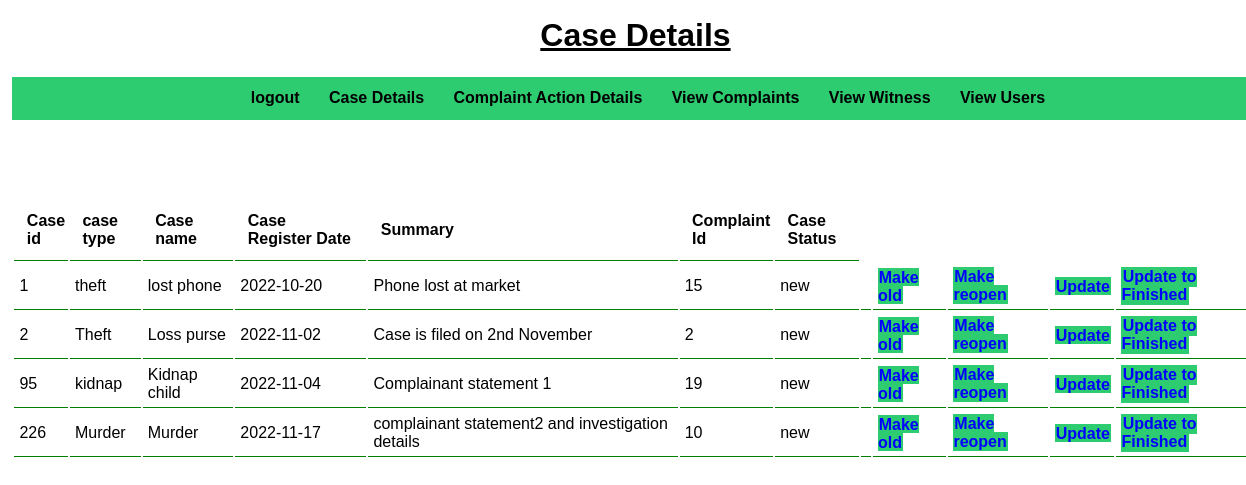
/view_cases1.php, run on the app's committed database.
### tables this page shows
CREATE TABLE `cases` (
  `caseid` int(11) NOT NULL,
  `case_status` varchar(10) NOT NULL,
  `case_type` varchar(15) NOT NULL,
  `case_name` varchar(50) NOT NULL,
  `register_date` date NOT NULL,
  `finished_date` date DEFAULT NULL,
  `summary` text NOT NULL,
  `complaint_id` int(11) NOT NULL
);

### view_cases1.php (the view, shortened to what this page needs)
<?php include('connection.php');?>
    <link rel="stylesheet" href="..\Css\admin.css">
<div class="main-content">
    <div class="wrapper">
        <h1 style='text-align:center'><u>Case Details</u></h1>
        <br>
        <div class="complaints">
           <div class="wrapper">
                <ul>
                    <li><a href="admin_login.php">logout</a></li>
                    <li><a href="view_cases1.php">Case Details</a></li>
                    <li><a href="complaint_action_details.php">Complaint Action Details</a></li>
                    <li><a href="view_complaints.php">View Complaints</a></li>
                    <li><a href="view_witness.php">View Witness</a></li>
                    <li><a href="view_users.php">View Users</a></li>
                </ul>
                </div>
        </div>
        <br>
        <br>
        <br>
        <br>
    <table cellpadding="pixels" cellspacing="pixels">
        <tr>
            <th>Case id</th>
            <th>case type</th>
            <th>Case name</th>
            <th>Case Register Date</th>
            <th>Summary</th>
            <th>Complaint Id</th>
            <th>Case Status</th>
    </tr>
     <?php
     $sql="select * from cases";
     $res=mysqli_query($conn,$sql);
     if($res==true)
     {
        $rows=mysqli_num_rows($res);
        if($rows>0)
        {
            while($rows=mysqli_fetch_assoc($res))
            {
                    $caseid=$rows['caseid'];
                    $case_type=$rows['case_type'];
                    $case_name=$rows['case_name'];
                    $register_date=$rows['register_date'];
                    $summary=$rows['summary'];
                    $complaint_id=$rows['complaint_id'];
                    $case_status=$rows['case_status'];
                    ?>
                      <tr>
                        <td><?php echo $caseid;?> </td>
                        <td><?php echo $case_type;?> </td>
                        <td><?php echo $case_name;?> </td>
                        <td><?php echo $register_date;?> </td>
                        <td><?php echo $summary;?> </td>
                        <td><?php echo $complaint_id;?> </td>
                        <td><?php echo $case_status;?> </td>
                        <td>
                        <td><a href="<?php echo SITEURL;?> delete_case1.php?caseid=<?php echo $caseid;?>" class="btn btn-secondary">Make old</a></td>
                        <td><a href="<?php echo SITEURL;?> delete_case2.php?caseid=<?php echo $caseid;?>" class="btn-secondary">Make reopen</a></td>
                        <td><a  href="<?php echo SITEURL;?> update_case2.php?caseid=<?php echo $caseid;?>" class="btn-secondary">Update</a></td>
                        <td><a  href="<?php echo SITEURL;?> finished_cases.php?caseid=<?php echo $caseid;?>" class="btn-secondary">Update to Finished</a></td>
                    </td>
                       </tr>
                    <?php
            }
        }
        else{
        }
     }
     ?>
    </table>
</div>
</div>

### admin.css (style rules this page uses)
* { margin: 0; padding: 0; font-family: Arial, Helvetica, sans-serif; }
.wrapper { padding: 1%; width: 100%; margin: 5 auto; }
.complaints { text-align: center; background-color: #2ecc71; text-align: center; }
.complaints ul { list-style-type: none; }
.complaints ul li { display: inline; padding: 1%; }
.complaints ul li a { text-decoration-line: none; font-weight: bolder; color: black; }
h1 { text-align: center; }
table tr th { border-bottom: 1px solid green; padding: 1%; text-align: left; }
table tr td { padding: 1%; }
.btn-secondary { background-color: #2ecc71; padding: 1%; color: blue; text-decoration: none; font-weight: bold; }
table tr td { border-bottom: 1px solid green; padding: 5px; text-align: left; }

### view_cases1.php (style rules this page uses)
td { padding:0 15px; }

### data on the page
cases: caseid "1", case_type "theft", case_name "lost phone", register_date "2022-10-20", summary "Phone lost at market", complaint "15", case_status "new"
cases: caseid "2", case_type "Theft", case_name "Loss purse", register_date "2022-11-02", summary "Case is filed on 2nd November", complaint "2", case_status "new"
cases: caseid "95", case_type "kidnap", case_name "Kidnap child", register_date "2022-11-04", summary "Complainant statement 1", complaint "19", case_status "new"
cases: caseid "226", case_type "Murder", case_name "Murder", register_date "2022-11-17", summary "complainant statement2 and investigation details", complaint "10", case_status "new"
